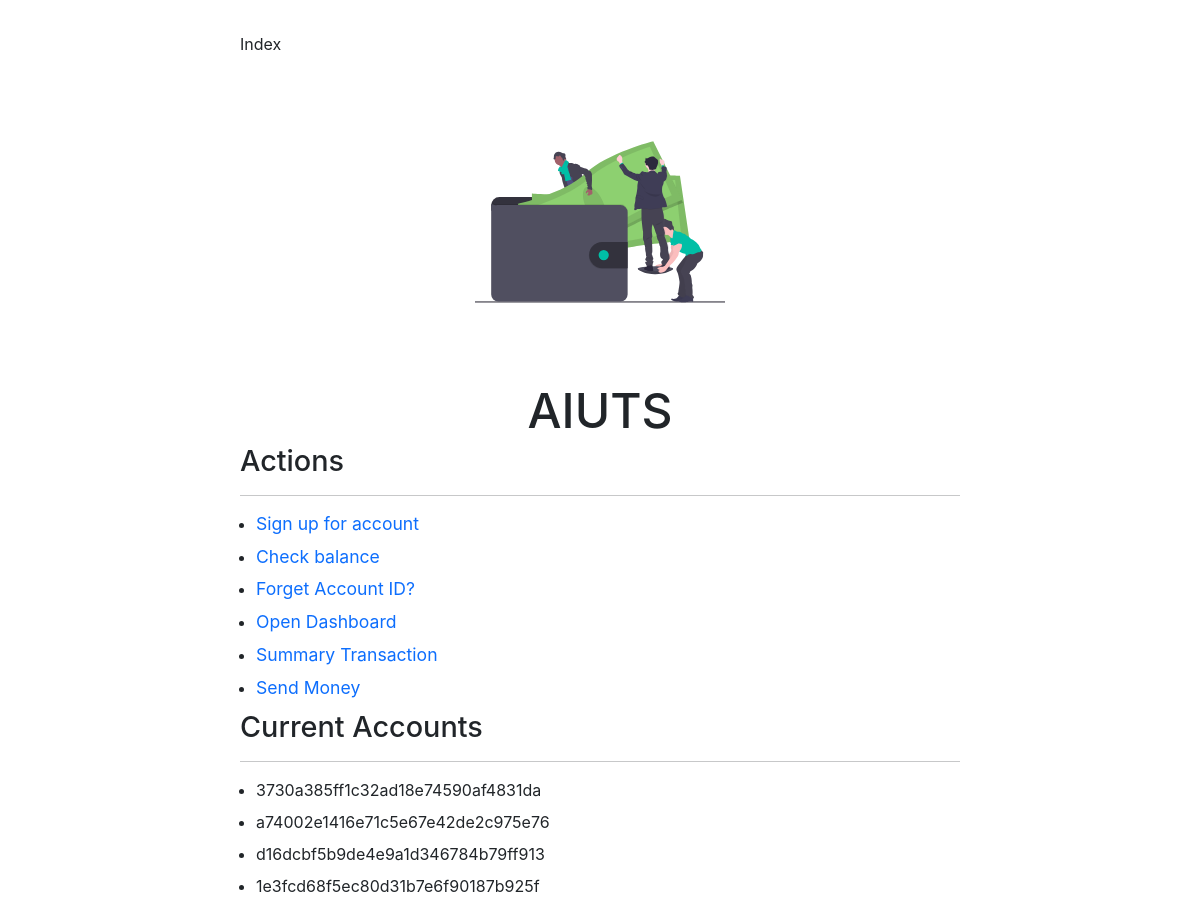
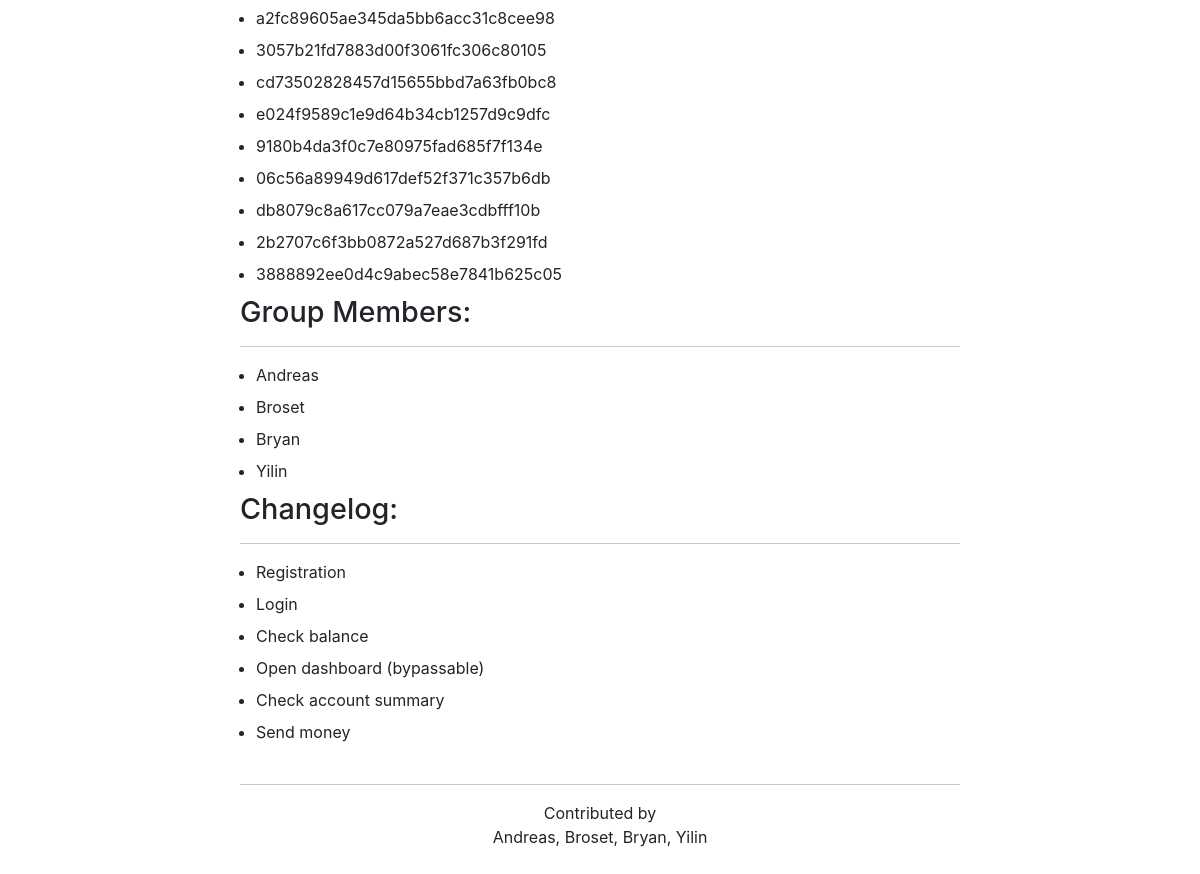
The app's page /aiuts/ with its own data (2 pictures, top to bottom).
### aiuts/models.py (models this page shows)
class User(models.Model):
    acc_id = models.CharField(max_length=256, primary_key=True)
    password = models.CharField(max_length=256)
    balance = models.FloatField(default=0.01)

### aiuts/views.py (the view)
# urls.py: path('', views.IndexView.as_view(), name='index'),
class IndexView(generic.ListView):
    template_name = 'aiuts/index.html'
    context_object_name = 'all_user'
    def get_queryset(self):
        return User.objects.all()[:]

### aiuts/templates/aiuts/index.html (shortened to what this page needs)
{% extends "aiuts/base.html" %}
{% block mainbody %}
	<h2> Actions </h2>
	<hr />
	<ul>
		<li>
		 <a href="{% url 'aiuts:signup' %}">Sign up for account </a>
		</li>
		<li>
			 <a href="{% url 'aiuts:getbalance' %}"> Check balance </a>
		</li>
		<li>
		 <a href="{% url 'aiuts:getaccid' %}"> Forget Account ID? </a>
		</li>
		<li>
			 <a href="{% url 'aiuts:login' %}">Open Dashboard</a>
		</li>
		<li>
			<a href="{% url 'aiuts:gettransaction' %}"> Summary Transaction </a>
			</li>
			<li>
			<a href="{% url 'aiuts:sendmoneypage' %}"> Send Money </a>
			</li>
	</ul>
	{% if all_user %}
		<h2 class="mt-1"> Current Accounts </h2>
		<hr />
		<ul>
			{% for user in all_user %}
				<li>{{ user.acc_id }}  </li>
			{% endfor %}
		</ul>
	{% else %}
		<p> No accounts are available. </p>
	{% endif %}
	<h2 class="mt-1"> Group Members: </h2>
	<hr />
	<ul>
		<li> Andreas </li>
		<li> Broset </li>
		<li> Bryan </li>
		<li> Yilin </li>
	</ul>
	<h2 class="mt-1"> Changelog: </h2>
	<hr />
	<ul>
		<li> Registration </li>
		<li> Login </li>
		<li> Check balance </li>
		<li> Open dashboard (bypassable) </li>
		<li> Check account summary </li>
		<li> Send money </li>
	</ul>
{% endblock %}

### polls/static/polls/style.css (style rules this page uses)
:root { -moz-tab-size: 4; -o-tab-size: 4; tab-size: 4; }
html { line-height: 1.15; -webkit-text-size-adjust: 100%; }
html { -webkit-font-smoothing: antialiased; -moz-osx-font-smoothing: grayscale; }
body { font-family: Inter, ui-sans-serif, system-ui, -apple-system, BlinkMacSystemFont, Segoe UI, Roboto, Helvetica Neue, Arial, Noto Sans, sans-serif, Apple Color Emoji, Segoe UI Emoji, Segoe UI Symbol, Noto Color Emoji; margin: 2em 2em 2em 2em; background-color: #FFF; }
h2 { font-size: 1.8rem; line-height: 2.25rem; }
ul, li { margin: 0em 0em 0.5em 0.5em; padding: 0; }
a { font-size: 1.1rem; line-height: 1.55rem; text-decoration: inherit; }
@media (min-width: 1024px) { body { margin: 2em 20vw 2em 20vw; } }

### records on screen
User: acc_id "3730a385ff1c32ad18e74590af4831da"
User: acc_id "a74002e1416e71c5e67e42de2c975e76"
User: acc_id "d16dcbf5b9de4e9a1d346784b79ff913"
User: acc_id "1e3fcd68f5ec80d31b7e6f90187b925f"
User: acc_id "a2fc89605ae345da5bb6acc31c8cee98"
User: acc_id "3057b21fd7883d00f3061fc306c80105"
User: acc_id "cd73502828457d15655bbd7a63fb0bc8"
User: acc_id "e024f9589c1e9d64b34cb1257d9c9dfc"
User: acc_id "9180b4da3f0c7e80975fad685f7f134e"
User: acc_id "06c56a89949d617def52f371c357b6db"
User: acc_id "db8079c8a617cc079a7eae3cdbfff10b"
User: acc_id "2b2707c6f3bb0872a527d687b3f291fd"
User: acc_id "3888892ee0d4c9abec58e7841b625c05"
